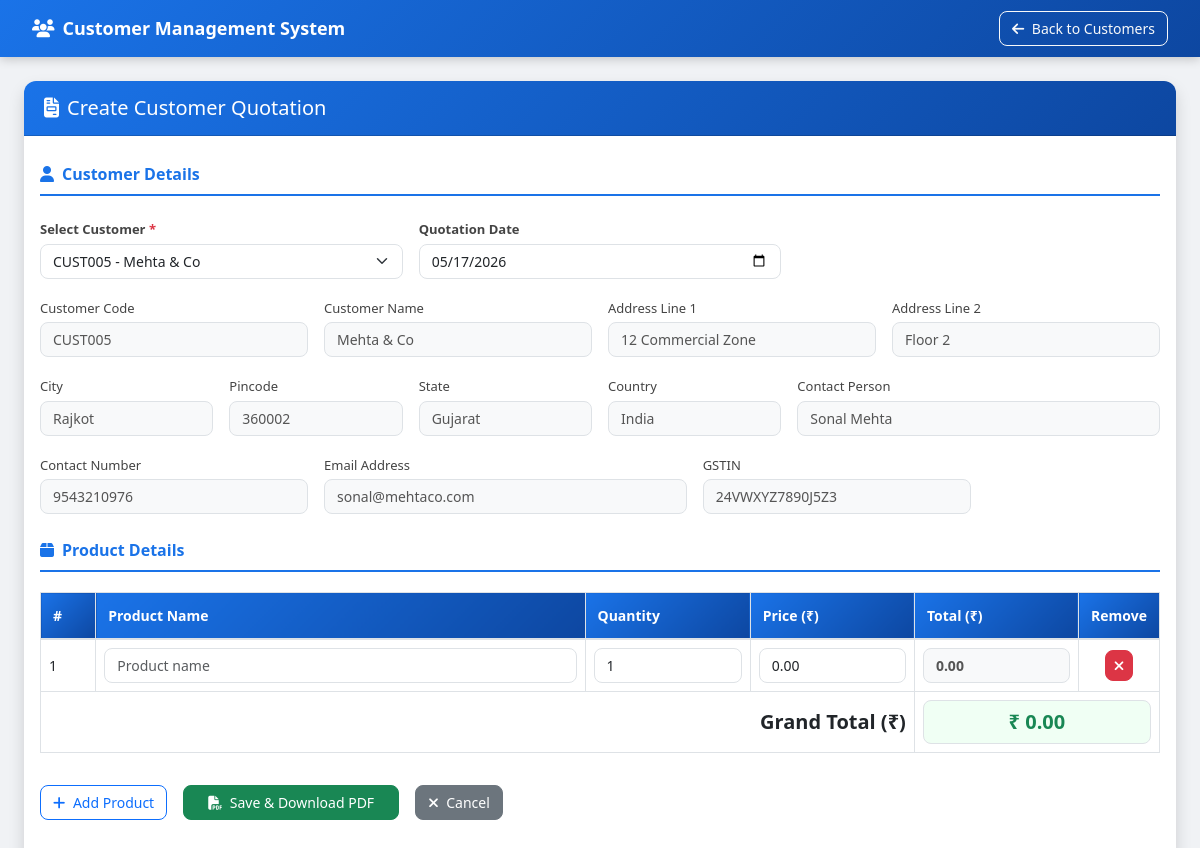
The page /source_code/quotation.php?customer_id=5 (signed in) on the database its author committed.
### tables this page shows
CREATE TABLE IF NOT EXISTS customers (
    id              INT AUTO_INCREMENT PRIMARY KEY,
    customer_code   VARCHAR(50) NOT NULL UNIQUE,
    name            VARCHAR(100) NOT NULL,
    addr1           VARCHAR(200),
    addr2           VARCHAR(200),
    city            VARCHAR(100),
    pincode         VARCHAR(20),
    state           VARCHAR(100),
    country         VARCHAR(100) DEFAULT 'India',
    contact_person  VARCHAR(100),
    contact_number  VARCHAR(20),
    email           VARCHAR(150),
    gstin           VARCHAR(20),
    photo           VARCHAR(255),
    created_at      TIMESTAMP DEFAULT CURRENT_TIMESTAMP
);

### source_code/quotation.php (the view, shortened to what this page needs)
<?php
include 'includes/db.php';
$preload_customer = null;
if (isset($_GET['customer_id'])) {
    $cid = (int)$_GET['customer_id'];
    $res = mysqli_query($conn, "SELECT * FROM customers WHERE id=$cid");
    $preload_customer = mysqli_fetch_assoc($res);
}
$customers = mysqli_query($conn, "SELECT id, customer_code, name FROM customers ORDER BY name");
?>
<!DOCTYPE html>
<html lang="en">
<head>
    <link href="https://cdn.jsdelivr.net/npm/bootstrap@5.3.0/dist/css/bootstrap.min.css" rel="stylesheet">
    <link href="https://cdnjs.cloudflare.com/ajax/libs/font-awesome/6.4.0/css/all.min.css" rel="stylesheet">
    <link href="css/style.css" rel="stylesheet">
</head>
<body>
<nav class="navbar navbar-dark navbar-expand-lg">
    <div class="container-fluid">
        <a class="navbar-brand fw-bold" href="index.php">
            <i class="fas fa-users me-2"></i>Customer Management System
        </a>
        <div class="ms-auto">
            <a href="index.php" class="btn btn-outline-light">
                <i class="fas fa-arrow-left me-1"></i> Back to Customers
            </a>
        </div>
    </div>
</nav>
<div class="container-fluid mt-4 px-4">
    <div class="card shadow">
        <div class="card-header">
            <h5 class="mb-0"><i class="fas fa-file-invoice me-2"></i>Create Customer Quotation</h5>
        </div>
        <div class="card-body">
            <form method="POST" id="quotationForm">
                <div class="section-title">
                    <i class="fas fa-user me-2"></i>Customer Details
                </div>
                <div class="row g-3 mb-3">
                    <div class="col-md-4">
                        <label class="form-label fw-semibold">Select Customer <span class="text-danger">*</span></label>
                        <select name="customer_id" id="customer_select" class="form-select" required>
                            <?php while ($c = mysqli_fetch_assoc($customers)): ?>
                                <option value="<?= $c['id'] ?>"
                                    <?= ($preload_customer && $preload_customer['id'] == $c['id']) ? 'selected' : '' ?>>
                                    <?= htmlspecialchars($c['customer_code']) ?> - <?= htmlspecialchars($c['name']) ?>
                                </option>
                            <?php endwhile; ?>
                        </select>
                    </div>
                    <div class="col-md-4">
                        <label class="form-label fw-semibold">Quotation Date</label>
                        <input type="date" name="quote_date" class="form-control"
                               value="<?= date('Y-m-d') ?>" required>
                    </div>
                </div>
                <div class="row g-3 mb-4" id="customer_details_section">
                    <div class="col-md-3">
                        <label class="form-label">Customer Code</label>
                        <input type="text" id="f_code" class="form-control" disabled
                               value="<?= $preload_customer['customer_code'] ?? '' ?>">
                    </div>
                    <div class="col-md-3">
                        <label class="form-label">Customer Name</label>
                        <input type="text" id="f_name" class="form-control" disabled
                               value="<?= $preload_customer['name'] ?? '' ?>">
                    </div>
                    <div class="col-md-3">
                        <label class="form-label">Address Line 1</label>
                        <input type="text" id="f_addr1" class="form-control" disabled
                               value="<?= $preload_customer['addr1'] ?? '' ?>">
                    </div>
                    <div class="col-md-3">
                        <label class="form-label">Address Line 2</label>
                        <input type="text" id="f_addr2" class="form-control" disabled
                               value="<?= $preload_customer['addr2'] ?? '' ?>">
                    </div>
                    <div class="col-md-2">
                        <label class="form-label">City</label>
                        <input type="text" id="f_city" class="form-control" disabled
                               value="<?= $preload_customer['city'] ?? '' ?>">
                    </div>
                    <div class="col-md-2">
                        <label class="form-label">Pincode</label>
                        <input type="text" id="f_pincode" class="form-control" disabled
                               value="<?= $preload_customer['pincode'] ?? '' ?>">
                    </div>
                    <div class="col-md-2">
                        <label class="form-label">State</label>
                        <input type="text" id="f_state" class="form-control" disabled
                               value="<?= $preload_customer['state'] ?? '' ?>">
                    </div>
                    <div class="col-md-2">
                        <label class="form-label">Country</label>
                        <input type="text" id="f_country" class="form-control" disabled
                               value="<?= $preload_customer['country'] ?? '' ?>">
                    </div>
                    <div class="col-md-4">
                        <label class="form-label">Contact Person</label>
                        <input type="text" id="f_contact_person" class="form-control" disabled
                               value="<?= $preload_customer['contact_person'] ?? '' ?>">
                    </div>
                    <div class="col-md-3">
                        <label class="form-label">Contact Number</label>
                        <input type="text" id="f_contact_number" class="form-control" disabled
                               value="<?= $preload_customer['contact_number'] ?? '' ?>">
                    </div>
                    <div class="col-md-4">
                        <label class="form-label">Email Address</label>
                        <input type="text" id="f_email" class="form-control" disabled
                               value="<?= $preload_customer['email'] ?? '' ?>">
                    </div>
                    <div class="col-md-3">
                        <label class="form-label">GSTIN</label>
                        <input type="text" id="f_gstin" class="form-control" disabled
                               value="<?= $preload_customer['gstin'] ?? '' ?>">
                    </div>
                </div>
                <div class="section-title">
                    <i class="fas fa-box me-2"></i>Product Details
                </div>
                <div class="table-responsive mb-3">
                    <table class="table table-bordered" id="product_table">
                        <thead>
                            <tr>
                                <th width="5%">#</th>
                                <th width="45%">Product Name</th>
                                <th width="15%">Quantity</th>
                                <th width="15%">Price (₹)</th>
                                <th width="15%">Total (₹)</th>
                                <th width="5%">Remove</th>
                            </tr>
                        </thead>
                        <tbody id="product_rows">
                            <tr class="product-row">
                                <td class="row-num">1</td>
                                <td><input type="text" name="product_name[]" class="form-control" placeholder="Product name" required></td>
                                <td><input type="number" name="qty[]" class="form-control qty" min="1" value="1" required></td>
                                <td><input type="number" name="price[]" class="form-control price" min="0" step="0.01" value="0.00" required></td>
                                <td><input type="text" class="form-control row-total" value="0.00" disabled></td>
                                <td class="text-center">
                                    <button type="button" class="btn btn-sm btn-danger remove-row">
                                        <i class="fas fa-times"></i>
                                    </button>
                                </td>
                            </tr>
                        </tbody>
                        <tfoot>
                            <tr>
                                <td colspan="4" class="text-end fw-bold fs-5">Grand Total (₹)</td>
                                <td colspan="2">
                                    <input type="text" id="grand_total_display" class="form-control fw-bold text-success fs-5" value="0.00" disabled>
                                </td>
                            </tr>
                        </tfoot>
                    </table>
                </div>
                <div class="d-flex gap-3 mb-4">
                    <button type="button" class="btn btn-outline-primary" id="add_product_btn">
                        <i class="fas fa-plus me-1"></i> Add Product
                    </button>
                    <button type="submit" name="save_quotation" class="btn btn-success px-4">
                        <i class="fas fa-file-pdf me-1"></i> Save & Download PDF
                    </button>
                    <a href="index.php" class="btn btn-secondary">
                        <i class="fas fa-times me-1"></i> Cancel
                    </a>
                </div>
            </form>
        </div>
    </div>
</div>
</body>
</html>

### source_code/css/style.css (style rules this page uses)
* { box-sizing: border-box; }
body { background: #f0f2f5; font-family: 'Segoe UI', Arial, sans-serif; }
.navbar { background: linear-gradient(135deg, #1a73e8, #0d47a1) !important; box-shadow: 0 2px 10px rgba(0,0,0,0.2); padding: 10px 20px; }
.navbar-brand { font-size: 18px; }
.card { border: none; border-radius: 12px; overflow: hidden; }
.card-header { background: linear-gradient(135deg, #1a73e8, #0d47a1); color: white; padding: 15px 20px; font-size: 16px; }
.form-label { font-size: 13px; color: #444; margin-bottom: 4px; }
.form-control, .form-select { border-radius: 8px; border: 1px solid #dee2e6; font-size: 14px; transition: border-color 0.2s, box-shadow 0.2s; }
.form-control:disabled { background: #f8f9fa; color: #555; }
.btn { border-radius: 8px; font-size: 14px; }
.table { font-size: 14px; }
.table thead th { background: #f0f4ff; color: #1a73e8; border-bottom: 2px solid #dee2e6; padding: 12px 10px; font-weight: 600; }
.table tbody td { vertical-align: middle; padding: 10px; }
.section-title { font-size: 16px; font-weight: 700; color: #1a73e8; border-bottom: 2px solid #1a73e8; padding-bottom: 8px; margin-bottom: 20px; margin-top: 10px; }
#product_table thead th { background: linear-gradient(135deg, #1a73e8, #0d47a1); color: white; padding: 12px; font-weight: 600; }
#product_table tbody td { padding: 8px; vertical-align: middle; }
.row-total { background: #f0fff4; font-weight: 600; color: #198754; }
#grand_total_display { font-weight: 700; font-size: 18px; color: #198754; background: #f0fff4; text-align: center; }

### rows shown on the page
customers: customer_code "CUST005", name "Mehta & Co", addr1 "12 Commercial Zone", addr2 "Floor 2", city "Rajkot", pincode "360002", state "Gujarat", country "India", contact_person "Sonal Mehta", contact_number "9543210976", email "sonal@mehtaco.com", gstin "24VWXYZ7890J5Z3"

### other values the page prints
form field customer_id "CUST005 - Mehta & Co"
